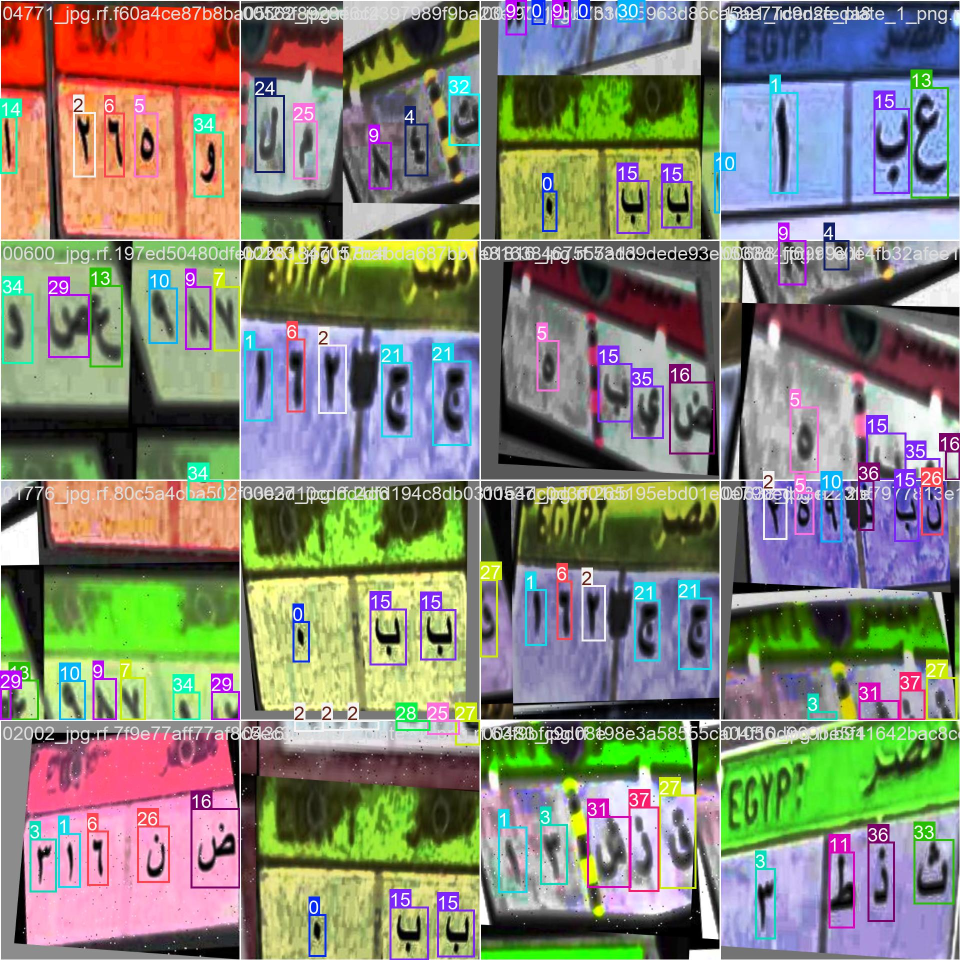
#> input picture models/character/char_detect_test/train_batch0.jpg, 1920 x 1920 px (shown at 1/2 size)
$ python -i transforms.py   (imports and definitions only)
#> lines starting #> are read from the running program, lines starting #| are printed output that depends on the picture
#> further down, picture is the input picture: shape (1920, 1920, 3); mean B, G, R 116.1, 131.5, 132.3
"""Part 5 — individual, independently configurable preprocessing transforms.

Every function takes and returns a BGR (or grayscale) numpy array so they
compose freely inside `preprocessing.pipeline.PreprocessingPipeline`.
Perspective/rotation correction are provided as hooks: Egyptian plate
datasets typically already crop near-frontal plate regions, so a full
automatic corner-detector is out of scope for the dataset-prep phase, but
the hook signature lets the modeling stage plug one in later (e.g. driven
by a keypoint/segmentation model) without changing the pipeline contract.
"""

from __future__ import annotations

import cv2
import numpy as np


def resize(image: np.ndarray, target_size: tuple[int, int]) -> np.ndarray:
    """Resize to (width, height), ignoring aspect ratio."""
    return cv2.resize(image, target_size, interpolation=cv2.INTER_AREA)


# [78 lines left out: functions letterbox, pad, denoise, histogram_equalization, clahe, gamma_correction and 2 more, not called in this run]


def gaussian_blur(image: np.ndarray, kernel_size: int = 3, sigma: float = 0.0) -> np.ndarray:
    k = kernel_size if kernel_size % 2 == 1 else kernel_size + 1
    return cv2.GaussianBlur(image, (k, k), sigma)


def median_filter(image: np.ndarray, kernel_size: int = 3) -> np.ndarray:
    k = kernel_size if kernel_size % 2 == 1 else kernel_size + 1
    return cv2.medianBlur(image, k)


# [33 lines left out: functions bilateral_filter, sharpen, perspective_correction_hook, not called in this run]


def rotation_correction_hook(image: np.ndarray, angle: float | None = None) -> np.ndarray:
    """Hook for deskewing rotated plate crops.

    If `angle` (degrees) is not supplied, estimates it via the dominant
    Hough line orientation; pass 0.0 explicitly to disable auto-estimation.
    """
    if angle is None:
        gray = image if image.ndim == 2 else cv2.cvtColor(image, cv2.COLOR_BGR2GRAY)
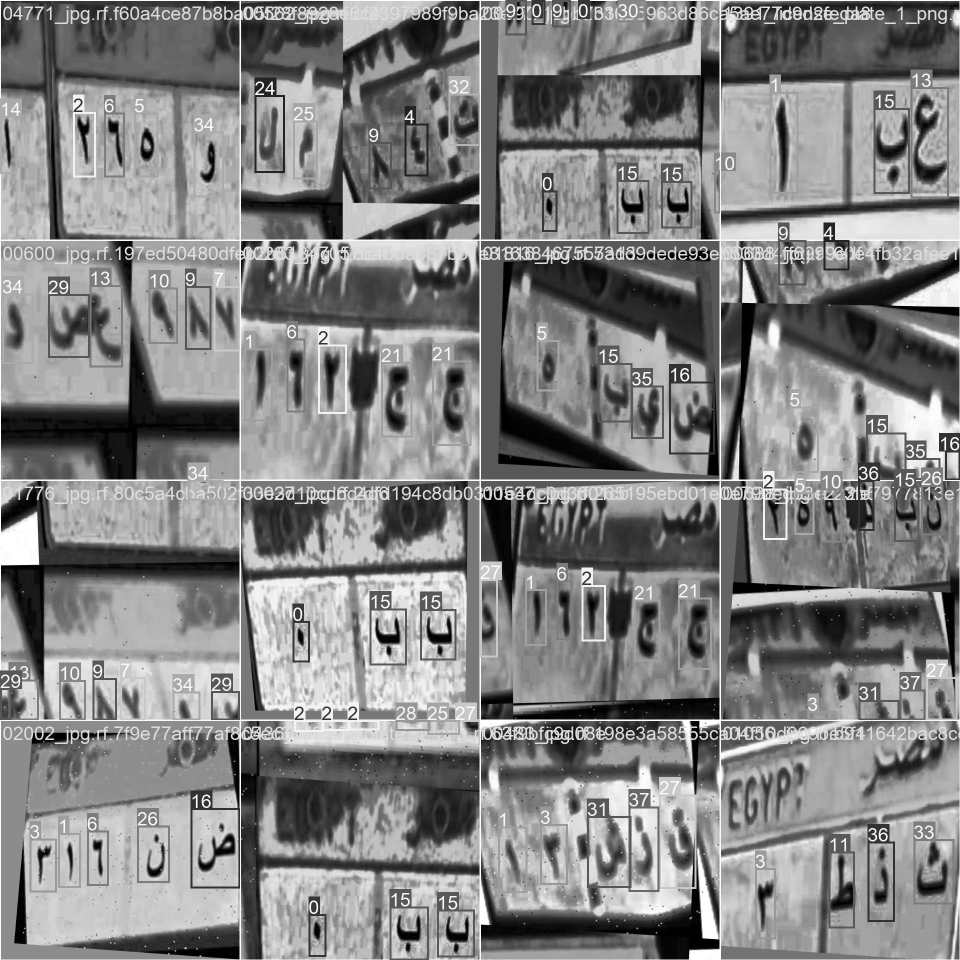
#> gray: shape (1920, 1920) (shown at 1/2 size); min 0, max 255, mean 130
        edges = cv2.Canny(gray, 50, 150)
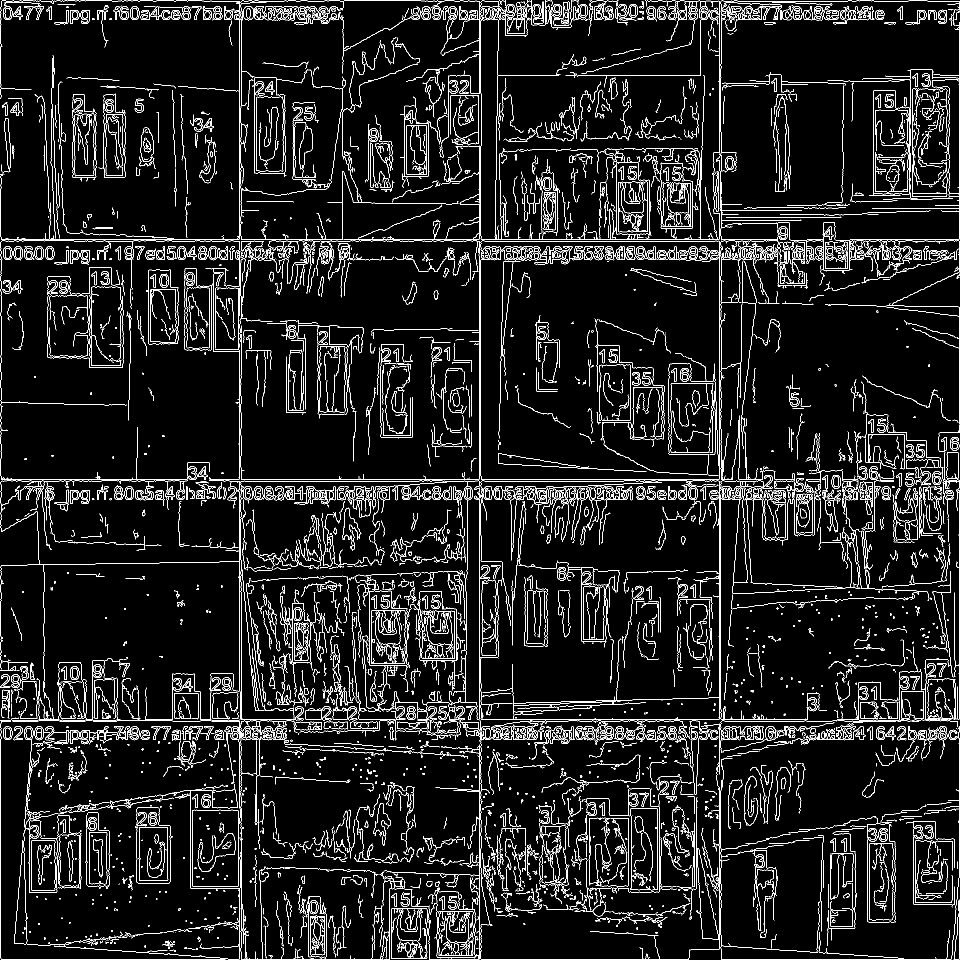
#> edges: shape (1920, 1920) (shown at 1/2 size); 7.4% white in thin lines or dots
        lines = cv2.HoughLines(edges, 1, np.pi / 180, threshold=80)
        if lines is None:
            return image
        angles = [(theta * 180 / np.pi) - 90 for _rho, theta in lines[:, 0]]
#> angles = 47309 items
        angle = float(np.median(angles))
#> angle = -2

    if abs(angle) < 0.5:
        return image
    h, w = image.shape[:2]
#> h = 1920; w = 1920
    matrix = cv2.getRotationMatrix2D((w / 2, h / 2), angle, 1.0)
#> matrix = [[0.999, -0.0349, 34.09], [0.0349, 0.999, -32.92]]
    return cv2.warpAffine(image, matrix, (w, h), borderMode=cv2.BORDER_REPLICATE)
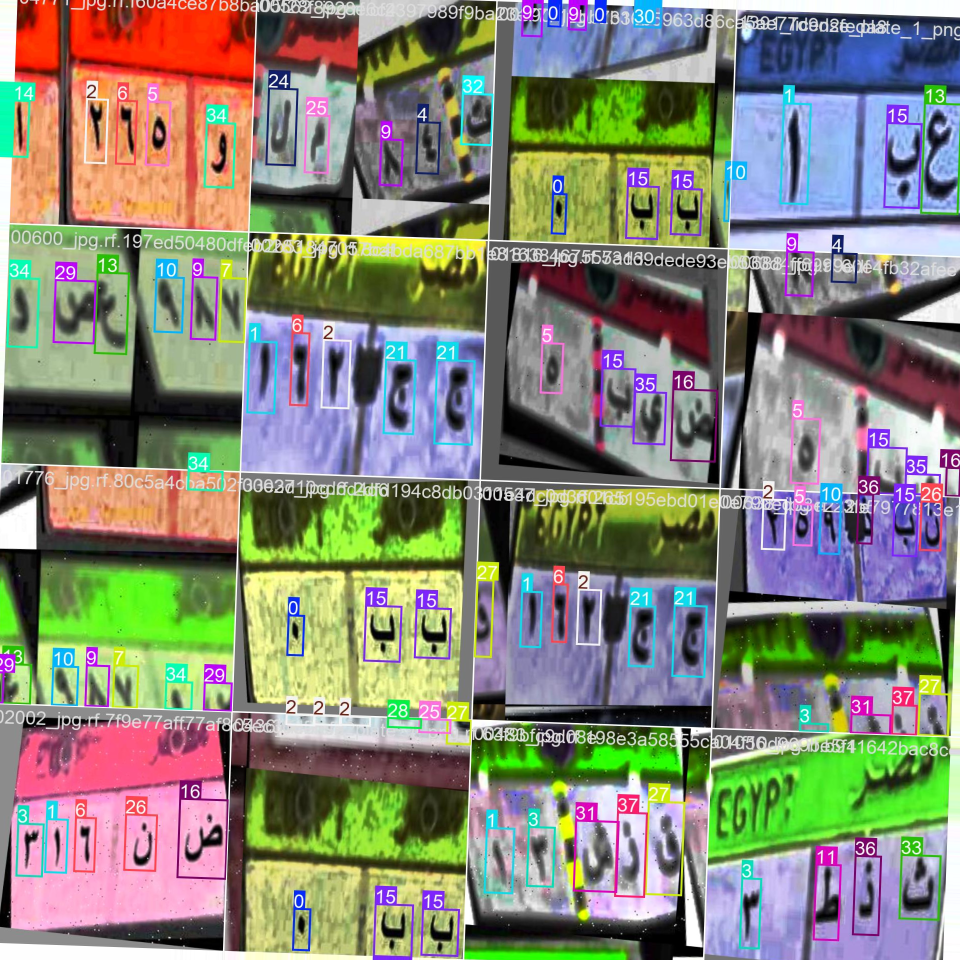
#> returned value: shape (1920, 1920, 3) (shown at 1/2 size); mean of channels 0, 1, 2 117.8, 133.4, 133.9; drawn as B, G, R

>>> import cv2
>>> picture = cv2.imread('../../../models/character/char_detect_test/train_batch0.jpg')
>>> result = rotation_correction_hook(picture)

$ run again, on models/character/char_detect_test/train_batch1.jpg
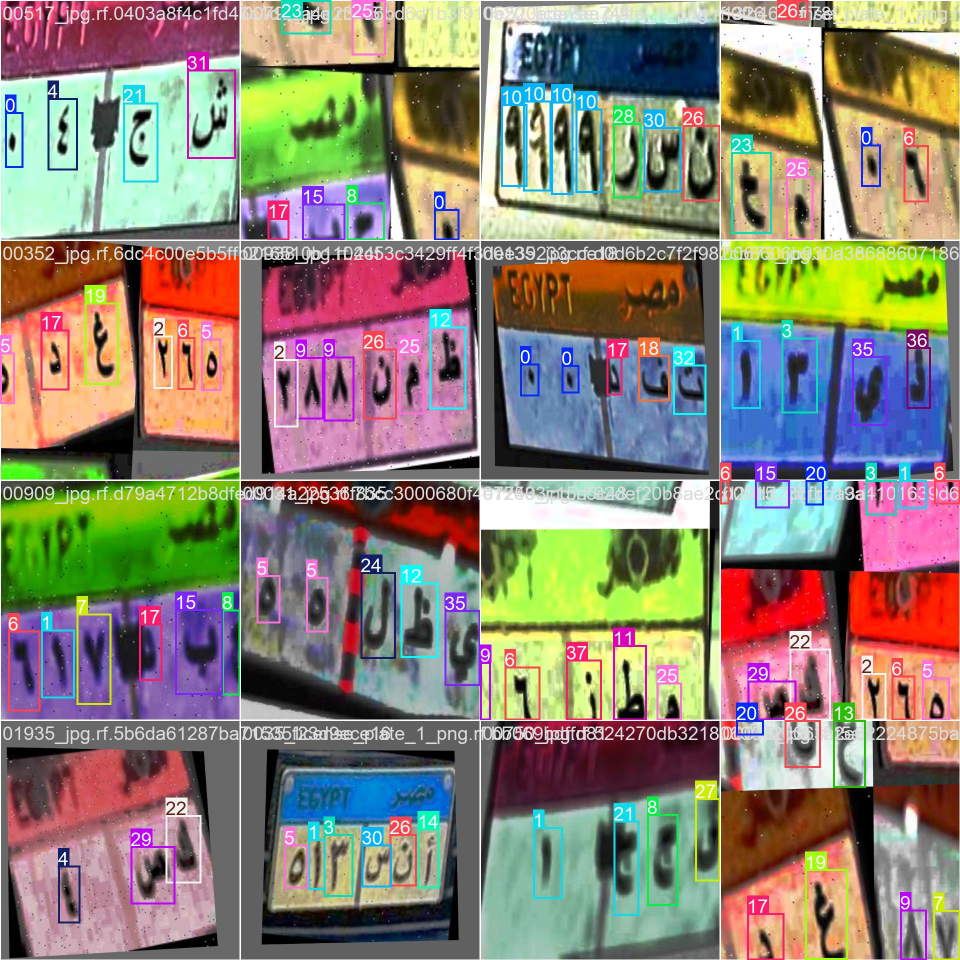
#> input picture models/character/char_detect_test/train_batch1.jpg, 1920 x 1920 px (shown at 1/2 size)
#> picture is the input picture: shape (1920, 1920, 3); mean B, G, R 114.6, 129, 138.2
#> in rotation_correction_hook, `edges = cv2.Canny(gray, 50, 150)`:
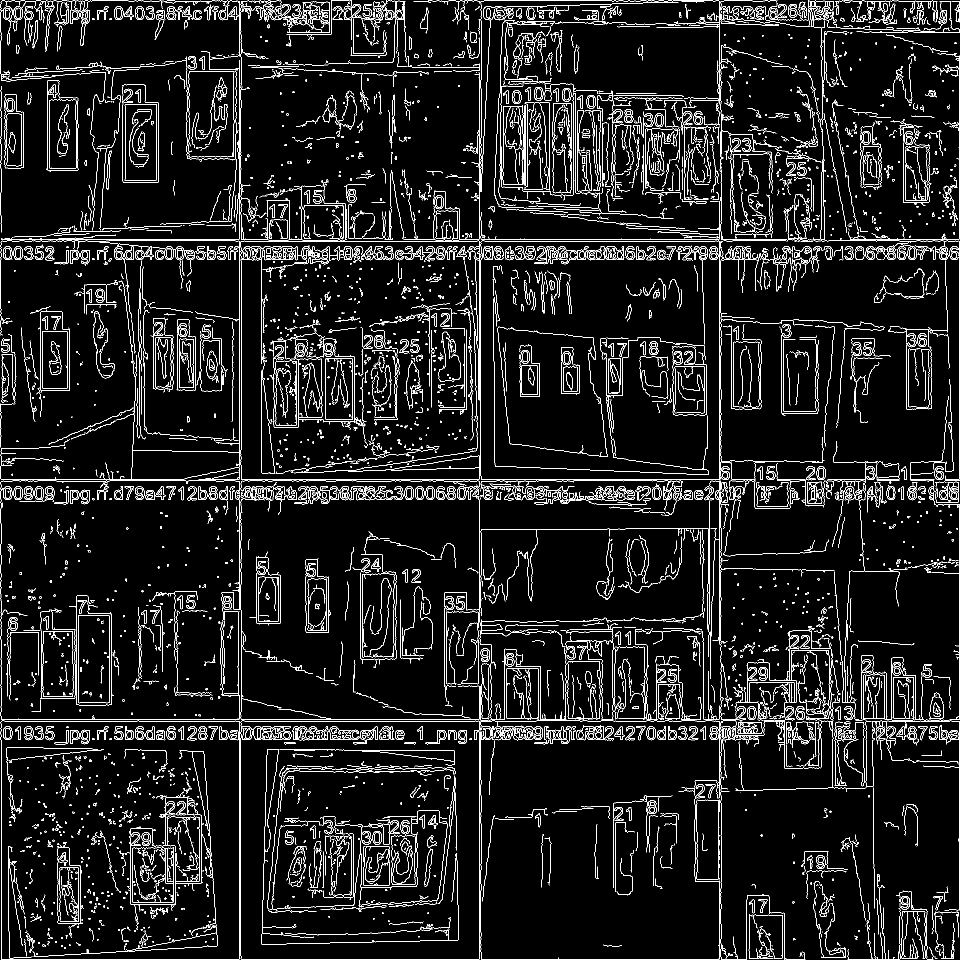
#> edges: shape (1920, 1920) (shown at 1/2 size); 7.1% white in thin lines or dots
#> angles = 46769 items
#> angle = -1
#> matrix = [[1, -0.0175, 16.9], [0.0175, 1, -16.61]]
#> in rotation_correction_hook, `return cv2.warpAffine(image, matrix, (w, h), borderMode=cv2.BORDER_REP..`:
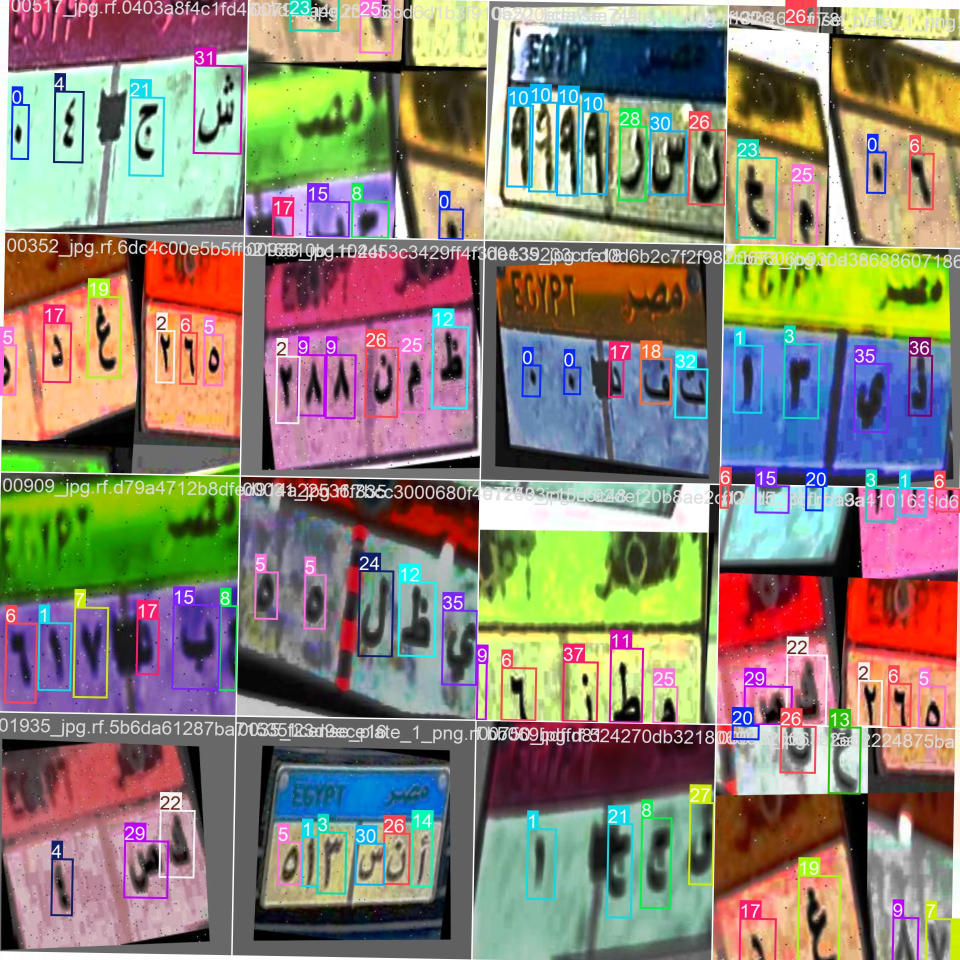
#> returned value: shape (1920, 1920, 3) (shown at 1/2 size); mean of channels 0, 1, 2 115.5, 129.9, 138.9; drawn as B, G, R
